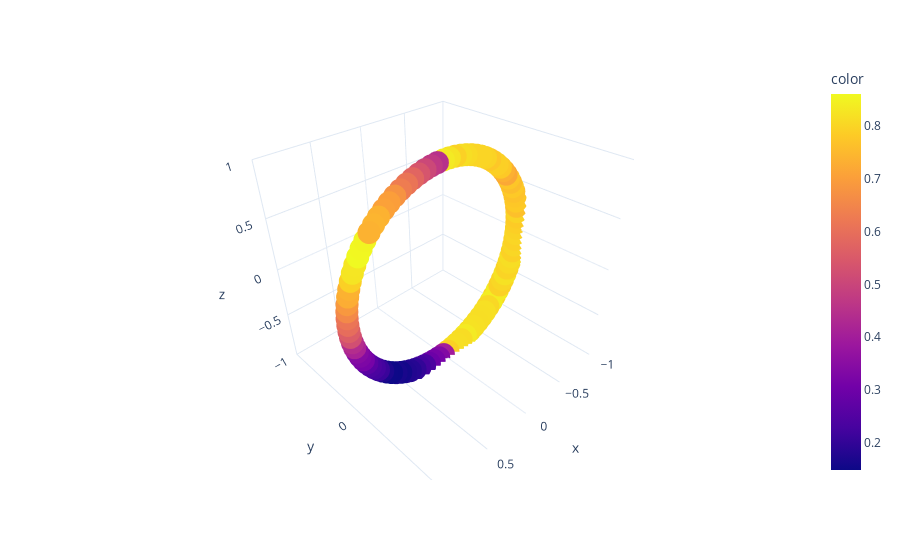

The notebook cell this image was saved under:
### Code cell
#FIDELITY OF FIRST COPY
# Make data.
thetas=data_sheet["θ"]
phis=data_sheet["ϕ"]
x, y, z = np.cos(phis) * np.sin(thetas), np.sin(phis) * np.sin(thetas), np.cos(thetas);

# Plot the surface. F_measured/F_theory
df = px.data.iris()
fig = px.scatter_3d(df, x, y, z, color=data_sheet.prob_0_qubit_0, template="plotly_white")
fig.update_layout(
    scene = dict(
        xaxis = dict(range=[-1,1],),
        yaxis = dict(range=[-1,1],),
        zaxis = dict(range=[-1,1],)
    )
)
fig.update_layout(scene_aspectmode='cube')
fig.show()
print("Number of points: ", len(x))
print("Average fidelity: ", np.average(data_sheet.prob_0_qubit_0))
print("Standard deviation: ", np.std(data_sheet.prob_0_qubit_0))
